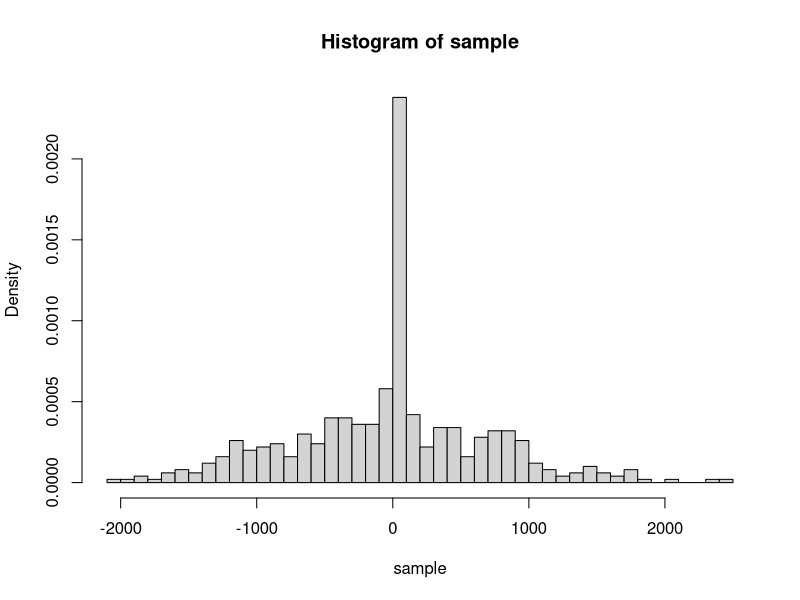

Reproduce this figure in R.
## ---- chunk 1
knitr::opts_chunk$set(echo = TRUE)
options(encoding = 'UTF-8')
## ---- chunk 2
n = 500

## Parametros reais da distribuicao amostral 
mu = 13
sigma2 = 8
nu = 0.2

#Parametros das distribuicoes a priori
m = 11
V = 1
a = 3
d = 5
## ---- chunk 3
IU_pdf <- function(n, nu, a = 0, b = 1) {
  unif = runif(n)
  (unif < nu)*a + (unif >= nu)*b
}
## ---- chunk 4
IU = IU_pdf(n, nu)
sample = IU * (mu + sigma2*100*rnorm(n)) + (1 - IU)*(mu + sigma2*rnorm(n))
hist(sample, breaks = 50, prob=T)
## ---- chunk 5
A <- function(X, mu, sigma2, nu) {
  n = length(X)
  sum_arg = 0;
  for (i in 1:n) {
    a = (nu/10)*exp(-(X[i]-mu)^2/(2*100*sigma2))
    b = (1 - nu)*exp(-(X[i]-mu)^2/(2*sigma2))
    
    if (a > b) {
      sum_arg = sum_arg + log(a) + log(1+(b/a))
    } else {
      sum_arg = sum_arg + log(b) + log(1+(a/b))
    }
  }
  exp(sum_arg)
}

h <- function(aux, n, mu, sigma2, nu, m, V, a, d) {
  aux * (1/sigma2)^((n+1)/2 + a + 1) * exp(-((mu-m)^2/(2*V) + d) / sigma2)
}

## ---- chunk 6
L = 100

mu_bounds = 10
mu_grid = seq(m-mu_bounds, m+mu_bounds, 2*mu_bounds/L)

sigma2_grid = seq(0.1, sigma2*2, (sigma2*2 - 0.1)/L)

nu_grid = seq(0, 1, 1/L)
## ---- chunk 7

inv_k = 0
n = length(sample)

# for (i in 1:length(mu_grid)) {
#   for (j in 1:length(sigma2_grid)) {
#     for (k in 1:length(nu_grid)) {
#       aux = A(sample, mu_grid[i], sigma2_grid[j], nu_grid[k])
#       inv_k = inv_k + h(aux, n, mu_grid[i], sigma2_grid[j], nu_grid[k], m, V, a, d)
#     }
#   }
# }

inv_k

